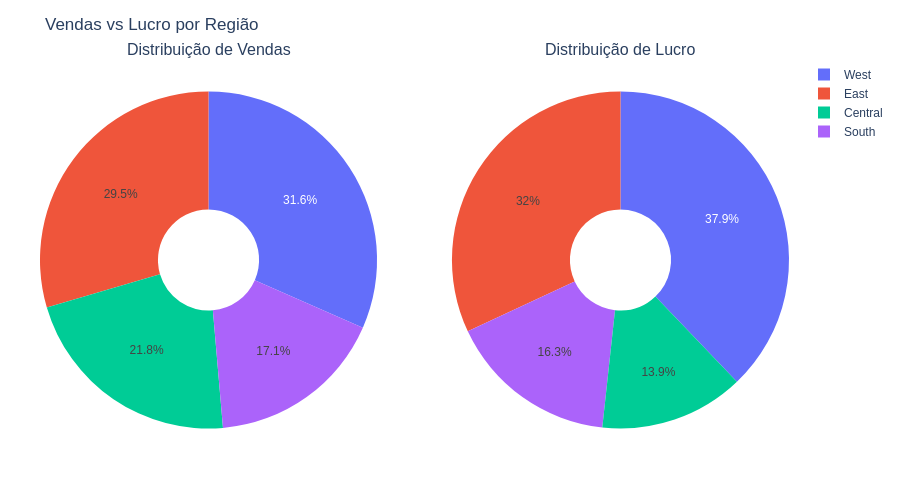

Notebook code cell kept with this figure:
### Code cell
import plotly.subplots as sp
import plotly.graph_objects as go

# Agrupar os dados
data_region = df.groupby('Region')[['Sales', 'Profit']].sum().reset_index()

# Criar a estrutura de subplots (1 linha, 2 colunas)
fig = sp.make_subplots(
    rows=1, cols=2,
    specs=[[{'type': 'domain'}, {'type': 'domain'}]],
    subplot_titles=('Distribuição de Vendas', 'Distribuição de Lucro')
)

# Adicionar o gráfico de Vendas
fig.add_trace(go.Pie(
    labels=data_region['Region'], 
    values=data_region['Sales'], 
    hole=0.3, 
    name='Vendas'
), 1, 1)

# Adicionar o gráfico de Lucro
fig.add_trace(go.Pie(
    labels=data_region['Region'], 
    values=data_region['Profit'], 
    hole=0.3, 
    name='Lucro'
), 1, 2)

# Ajustes finais
fig.update_layout(title_text='Vendas vs Lucro por Região', height=500)
fig.show()

# Exportar
fig.write_image("images/analise_vendas_vs_lucro_regiao.png")

### Figure 1 — Plotly figure (JSON) as saved in the notebook; plotly's stock layout.template omitted (floating-point values rounded to 4 significant figures)
{"data": [{"domain": {"x": [0, 0.45], "y": [0, 1]}, "hole": 0.3, "labels": ["Central", "East", "South", "West"], "name": "Vendas", "type": "pie", "values": [501200.0, 678800.0, 391700.0, 725500.0]}, {"domain": {"x": [0.55, 1], "y": [0, 1]}, "hole": 0.3, "labels": ["Central", "East", "South", "West"], "name": "Lucro", "type": "pie", "values": [39710.0, 91520.0, 46750.0, 108400.0]}], "layout": {"annotations": [{"font": {"size": 16}, "showarrow": false, "text": "Distribuição de Vendas", "x": 0.225, "xanchor": "center", "xref": "paper", "y": 1, "yanchor": "bottom", "yref": "paper"}, {"font": {"size": 16}, "showarrow": false, "text": "Distribuição de Lucro", "x": 0.775, "xanchor": "center", "xref": "paper", "y": 1, "yanchor": "bottom", "yref": "paper"}], "height": 500, "title": {"text": "Vendas vs Lucro por Região"}}}
